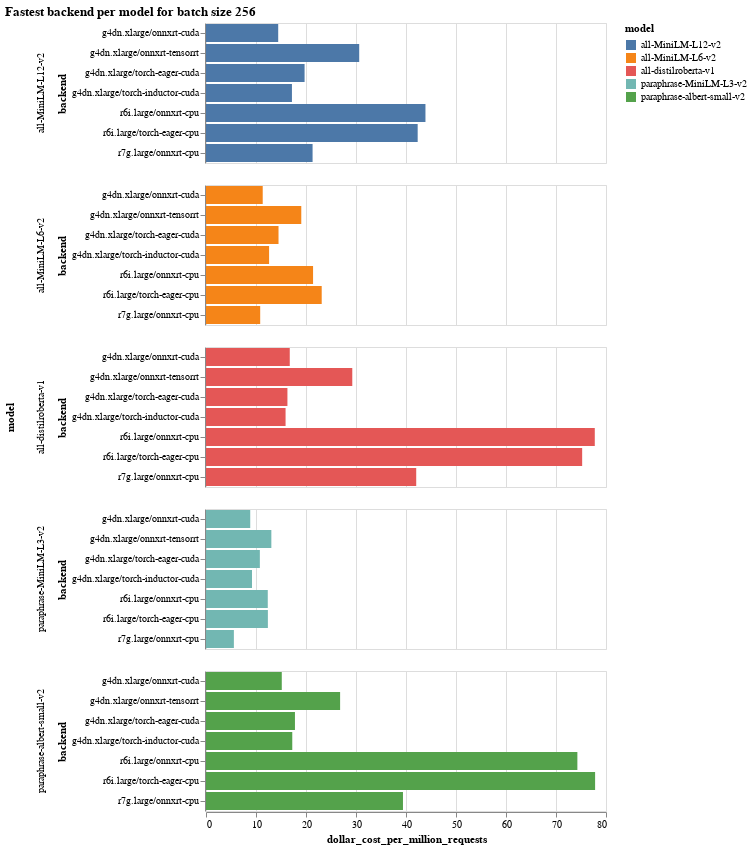

The notebook cell this image was saved under:
### Code cell
alt.Chart(df[df['batch_size'] == 256]).mark_bar().encode(
    y='backend',
    x='dollar_cost_per_million_requests',
    color='model',
    row='model',
).properties(title='Fastest backend per model for batch size 256')

### Figure 1 — Vega-Lite specification as saved in the notebook (floating-point values rounded to 4 significant figures)
{"$schema": "https://vega.github.io/schema/vega-lite/v4.17.0.json", "config": {"view": {"continuousHeight": 300, "continuousWidth": 400}}, "data": {"name": "data-af6eb9fe15b6262122ef517ddf5fdb37"}, "datasets": {"data-af6eb9fe15b6262122ef517ddf5fdb37": [{"backend": "r6i.large/onnxrt-cpu", "batch_size": 256, "dollar_cost_per_million_requests": 43.89, "model": "all-MiniLM-L12-v2", "time_ms": 1254.0}, {"backend": "r6i.large/torch-eager-cpu", "batch_size": 256, "dollar_cost_per_million_requests": 42.34, "model": "all-MiniLM-L12-v2", "time_ms": 1210.0}, {"backend": "r7g.large/onnxrt-cpu", "batch_size": 256, "dollar_cost_per_million_requests": 21.32, "model": "all-MiniLM-L12-v2", "time_ms": 3336.0}, {"backend": "g4dn.xlarge/onnxrt-cuda", "batch_size": 256, "dollar_cost_per_million_requests": 14.44, "model": "all-MiniLM-L12-v2", "time_ms": 98.84}, {"backend": "g4dn.xlarge/onnxrt-tensorrt", "batch_size": 256, "dollar_cost_per_million_requests": 30.64, "model": "all-MiniLM-L12-v2", "time_ms": 209.7}, {"backend": "g4dn.xlarge/torch-eager-cuda", "batch_size": 256, "dollar_cost_per_million_requests": 19.72, "model": "all-MiniLM-L12-v2", "time_ms": 134.9}, {"backend": "g4dn.xlarge/torch-inductor-cuda", "batch_size": 256, "dollar_cost_per_million_requests": 17.19, "model": "all-MiniLM-L12-v2", "time_ms": 117.6}, {"backend": "r6i.large/onnxrt-cpu", "batch_size": 256, "dollar_cost_per_million_requests": 21.41, "model": "all-MiniLM-L6-v2", "time_ms": 611.8}, {"backend": "r6i.large/torch-eager-cpu", "batch_size": 256, "dollar_cost_per_million_requests": 23.14, "model": "all-MiniLM-L6-v2", "time_ms": 661.1}, {"backend": "r7g.large/onnxrt-cpu", "batch_size": 256, "dollar_cost_per_million_requests": 10.84, "model": "all-MiniLM-L6-v2", "time_ms": 1697.0}, {"backend": "g4dn.xlarge/onnxrt-cuda", "batch_size": 256, "dollar_cost_per_million_requests": 11.34, "model": "all-MiniLM-L6-v2", "time_ms": 77.64}, {"backend": "g4dn.xlarge/onnxrt-tensorrt", "batch_size": 256, "dollar_cost_per_million_requests": 19.06, "model": "all-MiniLM-L6-v2", "time_ms": 130.4}, {"backend": "g4dn.xlarge/torch-eager-cuda", "batch_size": 256, "dollar_cost_per_million_requests": 14.5, "model": "all-MiniLM-L6-v2", "time_ms": 99.27}, {"backend": "g4dn.xlarge/torch-inductor-cuda", "batch_size": 256, "dollar_cost_per_million_requests": 12.62, "model": "all-MiniLM-L6-v2", "time_ms": 86.36}, {"backend": "r6i.large/onnxrt-cpu", "batch_size": 256, "dollar_cost_per_million_requests": 77.76, "model": "all-distilroberta-v1", "time_ms": 2222.0}, {"backend": "r6i.large/torch-eager-cpu", "batch_size": 256, "dollar_cost_per_million_requests": 75.23, "model": "all-distilroberta-v1", "time_ms": 2149.0}, {"backend": "r7g.large/onnxrt-cpu", "batch_size": 256, "dollar_cost_per_million_requests": 42.04, "model": "all-distilroberta-v1", "time_ms": 6581.0}, {"backend": "g4dn.xlarge/onnxrt-cuda", "batch_size": 256, "dollar_cost_per_million_requests": 16.75, "model": "all-distilroberta-v1", "time_ms": 114.7}, {"backend": "g4dn.xlarge/onnxrt-tensorrt", "batch_size": 256, "dollar_cost_per_million_requests": 29.26, "model": "all-distilroberta-v1", "time_ms": 200.2}, {"backend": "g4dn.xlarge/torch-eager-cuda", "batch_size": 256, "dollar_cost_per_million_requests": 16.29, "model": "all-distilroberta-v1", "time_ms": 111.5}, {"backend": "g4dn.xlarge/torch-inductor-cuda", "batch_size": 256, "dollar_cost_per_million_requests": 15.91, "model": "all-distilroberta-v1", "time_ms": 108.9}, {"backend": "r6i.large/onnxrt-cpu", "batch_size": 256, "dollar_cost_per_million_requests": 74.27, "model": "paraphrase-albert-small-v2", "time_ms": 2122.0}, {"backend": "r6i.large/torch-eager-cpu", "batch_size": 256, "dollar_cost_per_million_requests": 77.82, "model": "paraphrase-albert-small-v2", "time_ms": 2223.0}, {"backend": "r7g.large/onnxrt-cpu", "batch_size": 256, "dollar_cost_per_million_requests": 39.39, "model": "paraphrase-albert-small-v2", "time_ms": 6166.0}, {"backend": "g4dn.xlarge/onnxrt-cuda", "batch_size": 256, "dollar_cost_per_million_requests": 15.15, "model": "paraphrase-albert-small-v2", "time_ms": 103.7}, {"backend": "g4dn.xlarge/onnxrt-tensorrt", "batch_size": 256, "dollar_cost_per_million_requests": 26.82, "model": "paraphrase-albert-small-v2", "time_ms": 183.6}, {"backend": "g4dn.xlarge/torch-eager-cuda", "batch_size": 256, "dollar_cost_per_million_requests": 17.79, "model": "paraphrase-albert-small-v2", "time_ms": 121.8}, {"backend": "g4dn.xlarge/torch-inductor-cuda", "batch_size": 256, "dollar_cost_per_million_requests": 17.25, "model": "paraphrase-albert-small-v2", "time_ms": 118.1}, {"backend": "r6i.large/onnxrt-cpu", "batch_size": 256, "dollar_cost_per_million_requests": 12.35, "model": "paraphrase-MiniLM-L3-v2", "time_ms": 353.0}, {"backend": "r6i.large/torch-eager-cpu", "batch_size": 256, "dollar_cost_per_million_requests": 12.38, "model": "paraphrase-MiniLM-L3-v2", "time_ms": 353.6}, {"backend": "r7g.large/onnxrt-cpu", "batch_size": 256, "dollar_cost_per_million_requests": 5.575, "model": "paraphrase-MiniLM-L3-v2", "time_ms": 872.7}, {"backend": "g4dn.xlarge/onnxrt-cuda", "batch_size": 256, "dollar_cost_per_million_requests": 8.846, "model": "paraphrase-MiniLM-L3-v2", "time_ms": 60.54}, {"backend": "g4dn.xlarge/onnxrt-tensorrt", "batch_size": 256, "dollar_cost_per_million_requests": 13.07, "model": "paraphrase-MiniLM-L3-v2", "time_ms": 89.45}, {"backend": "g4dn.xlarge/torch-eager-cuda", "batch_size": 256, "dollar_cost_per_million_requests": 10.77, "model": "paraphrase-MiniLM-L3-v2", "time_ms": 73.71}, {"backend": "g4dn.xlarge/torch-inductor-cuda", "batch_size": 256, "dollar_cost_per_million_requests": 9.199, "model": "paraphrase-MiniLM-L3-v2", "time_ms": 62.96}]}, "encoding": {"color": {"field": "model", "type": "nominal"}, "row": {"field": "model", "type": "nominal"}, "x": {"field": "dollar_cost_per_million_requests", "type": "quantitative"}, "y": {"field": "backend", "type": "nominal"}}, "mark": "bar", "title": "Fastest backend per model for batch size 256"}
